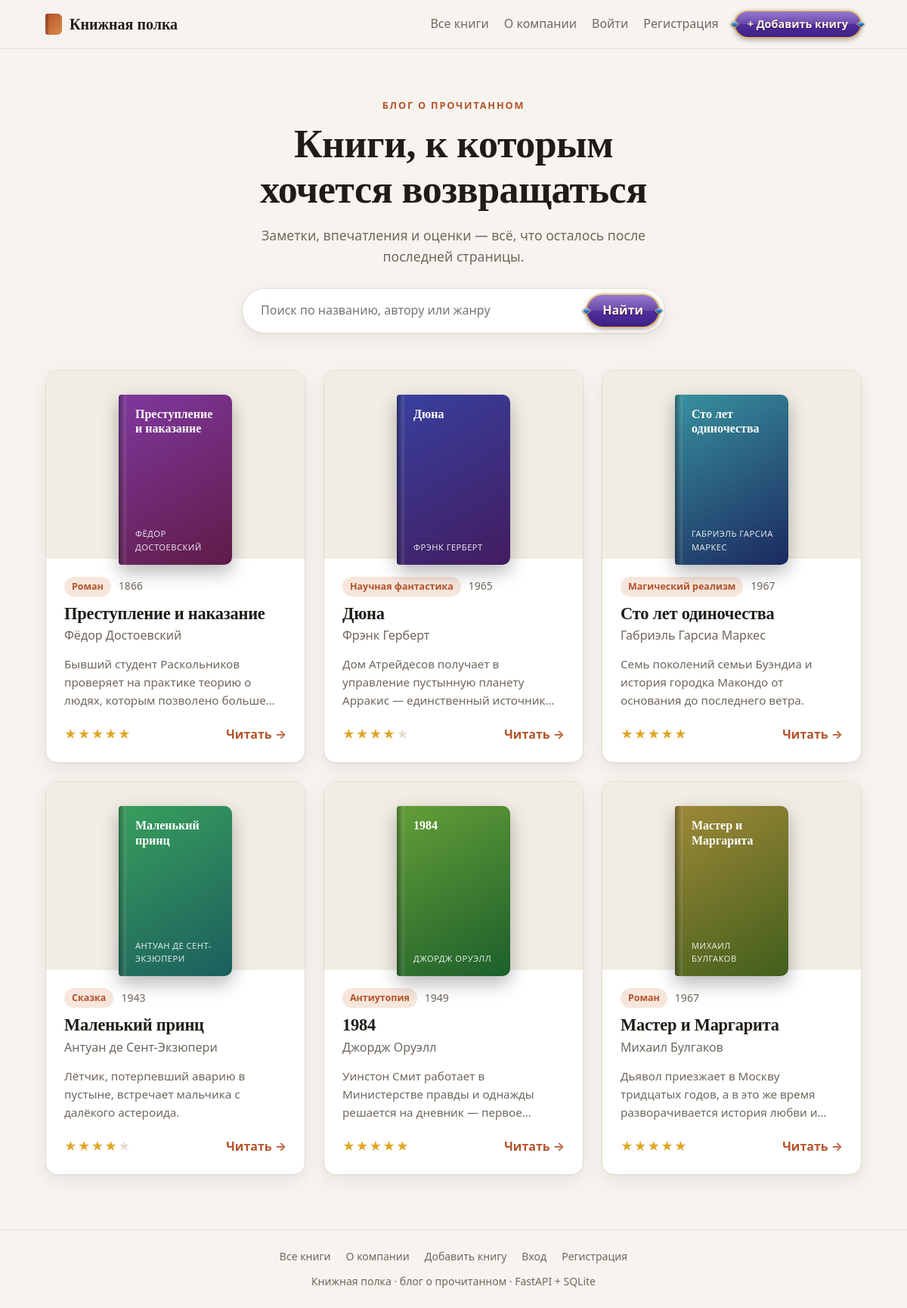
The page / on the database its author committed.
### tables this page shows
CREATE TABLE books (
    id          INTEGER PRIMARY KEY AUTOINCREMENT,
    title       TEXT    NOT NULL,
    author      TEXT    NOT NULL,
    year        INTEGER,
    genre       TEXT    NOT NULL DEFAULT '',
    rating      INTEGER NOT NULL DEFAULT 0,
    description TEXT    NOT NULL DEFAULT '',
    content     TEXT    NOT NULL DEFAULT '',
    created_at  TEXT    NOT NULL,
    updated_at  TEXT    NOT NULL
);

### main.py (the view)
@app.get("/", response_class=HTMLResponse)
def index(request: Request, q: str = "", page: int = 1):
    page = max(page, 1)
    books, total = database.list_books(q, limit=PAGE_SIZE, offset=(page - 1) * PAGE_SIZE)
    pages = max(1, -(-total // PAGE_SIZE))
    if page > pages:
        page = pages
        books, total = database.list_books(q, limit=PAGE_SIZE, offset=(page - 1) * PAGE_SIZE)
    return templates.TemplateResponse(
        request, "index.html", {"books": books, "total": total, "q": q.strip(), "page": page, "pages": pages}
    )

### templates/index.html (shortened to what this page needs)
{% extends "base.html" %}
{% from "_macros.html" import cover, stars %}
{% block content %}
<section class="hero">
    <p class="eyebrow">Блог о прочитанном</p>
    <h1>Книги, к которым хочется возвращаться</h1>
    <p class="hero-text">Заметки, впечатления и оценки — всё, что осталось после последней страницы.</p>
    <form class="search" action="/" method="get" role="search">
        <input type="search" name="q" value="{{ q }}" placeholder="Поиск по названию, автору или жанру" aria-label="Поиск книг">
        <button class="btn btn-primary" type="submit">Найти</button>
    </form>
</section>
{% if books %}
<section class="grid">
    {% for book in books %}
    <article class="card">
        <a class="card-cover" href="/books/{{ book.id }}" tabindex="-1">{{ cover(book) }}</a>
        <div class="card-body">
            <div class="card-meta">
                {% if book.genre %}<span class="tag">{{ book.genre }}</span>{% endif %}
                {% if book.year %}<span class="muted">{{ book.year }}</span>{% endif %}
            </div>
            <h2 class="card-title"><a href="/books/{{ book.id }}">{{ book.title }}</a></h2>
            <p class="card-author">{{ book.author }}</p>
            {% if book.description %}<p class="card-text">{{ book.description }}</p>{% endif %}
            <div class="card-footer">
                {{ stars(book.rating) }}
                <a class="link-arrow" href="/books/{{ book.id }}">Читать <span aria-hidden="true">→</span></a>
            </div>
        </div>
    </article>
    {% endfor %}
</section>
{% else %}
<section class="empty">
    <h2>{% if q %}Ничего не нашлось{% else %}Полка пока пуста{% endif %}</h2>
    <p>{% if q %}Попробуйте изменить запрос.{% else %}Добавьте первую книгу — и она появится здесь.{% endif %}</p>
    <a class="btn btn-primary" href="/books/new">+ Добавить книгу</a>
</section>
{% endif %}
{% endblock %}

### templates/base.html (shortened to what this page needs)
<!DOCTYPE html>
<html lang="ru">
<head>
    <link rel="stylesheet" href="{{ url_for('static', path='style.css') }}">
</head>
<body>
    <header class="site-header">
        <div class="container header-inner">
            <a class="logo" href="/">
                <span class="logo-mark" aria-hidden="true"></span>
                Книжная полка
            </a>
            <nav class="nav">
                <a href="/">Все книги</a>
                <a href="/about">О компании</a>
                {% if current_user %}
                <a href="/account">Личный кабинет</a>
                {% else %}
                <a href="/login">Войти</a>
                <a href="/register">Регистрация</a>
                {% endif %}
                <a class="btn btn-primary btn-small" href="/books/new">+ Добавить книгу</a>
            </nav>
        </div>
    </header>
    <main class="container">
        {% block content %}{% endblock %}
    </main>
    <footer class="site-footer">
        <div class="container">
            <nav class="footer-nav">
                <a href="/">Все книги</a>
                <a href="/about">О компании</a>
                <a href="/books/new">Добавить книгу</a>
                {% if current_user %}
                <a href="/account">Личный кабинет</a>
                {% else %}
                <a href="/login">Вход</a>
                <a href="/register">Регистрация</a>
                {% endif %}
            </nav>
            <div>Книжная полка · блог о прочитанном · FastAPI + SQLite</div>
        </div>
    </footer>
</body>
</html>

### templates/_macros.html (shortened to what this page needs)
{% macro cover(book, large=False) %}
<div class="cover{% if large %} cover-large{% endif %}" style="--hue: {{ (book.id * 47) % 360 }}" aria-hidden="true">
    <span class="cover-title">{{ book.title }}</span>
    <span class="cover-author">{{ book.author }}</span>
</div>
{% endmacro %}
{% macro stars(rating) %}
{% if rating %}
<span class="stars" title="Оценка: {{ rating }} из 5">
    <span class="stars-on">{{ "★" * rating }}</span><span class="stars-off">{{ "★" * (5 - rating) }}</span>
</span>
{% endif %}
{% endmacro %}

### rows shown on the page
books: {{ (book.id * 47) % 360 }} 282 (drawn), title "Преступление и наказание", author "ФЁДОР ДОСТОЕВСКИЙ", genre "Роман", year "1866", author "Фёдор Достоевский", description "Бывший студент Раскольников проверяет на практике теорию о людях, которым позволено…", value "★★★★★"
books: {{ (book.id * 47) % 360 }} 235 (drawn), title "Дюна", author "ФРЭНК ГЕРБЕРТ", genre "Научная фантастика", year "1965", author "Фрэнк Герберт", description "Дом Атрейдесов получает в управление пустынную планету Арракис — единственный…", value "★★★★", value "★"
books: {{ (book.id * 47) % 360 }} 188 (drawn), title "Сто лет одиночества", author "ГАБРИЭЛЬ ГАРСИА МАРКЕС", genre "Магический реализм", year "1967", author "Габриэль Гарсиа Маркес", description "Семь поколений семьи Буэндиа и история городка Макондо от основания до последнего ветра.", value "★★★★★"
books: {{ (book.id * 47) % 360 }} 141 (drawn), title "Маленький принц", author "АНТУАН ДЕ СЕНТ-ЭКЗЮПЕРИ", genre "Сказка", year "1943", author "Антуан де Сент-Экзюпери", description "Лётчик, потерпевший аварию в пустыне, встречает мальчика с далёкого астероида.", value "★★★★", value "★"
books: {{ (book.id * 47) % 360 }} 94 (drawn), title "1984", author "ДЖОРДЖ ОРУЭЛЛ", genre "Антиутопия", year "1949", author "Джордж Оруэлл", description "Уинстон Смит работает в Министерстве правды и однажды решается на дневник —…", value "★★★★★"
books: {{ (book.id * 47) % 360 }} 47 (drawn), title "Мастер и Маргарита", author "МИХАИЛ БУЛГАКОВ", genre "Роман", year "1967", author "Михаил Булгаков", description "Дьявол приезжает в Москву тридцатых годов, а в это же время разворачивается история любви…", value "★★★★★"
